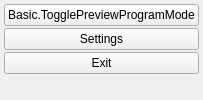
  <widget class="OBSDock" name="controlsDock">
   <property name="features">
    <set>QDockWidget::AllDockWidgetFeatures</set>
   </property>
   <property name="windowTitle">
    <string>Basic.Main.Controls</string>
   </property>
   <attribute name="dockWidgetArea">
    <number>8</number>
   </attribute>
   <widget class="QWidget" name="controlsDockContents">
    <layout class="QVBoxLayout" name="buttonsVLayout">
     <property name="spacing">
      <number>2</number>
     </property>
     <property name="leftMargin">
      <number>4</number>
     </property>
     <property name="topMargin">
      <number>4</number>
     </property>
     <property name="rightMargin">
      <number>4</number>
     </property>
     <property name="bottomMargin">
      <number>4</number>
     </property>
     <item>
      <layout class="QHBoxLayout" name="recordingLayout">
       <property name="spacing">
        <number>2</number>
       </property>
       <property name="leftMargin">
        <number>0</number>
       </property>
       <property name="topMargin">
        <number>0</number>
       </property>
       <property name="rightMargin">
        <number>0</number>
       </property>
       <property name="bottomMargin">
        <number>0</number>
       </property>
      </layout>
     </item>
     <item>
      <widget class="QPushButton" name="modeSwitch">
       <property name="text">
        <string>Basic.TogglePreviewProgramMode</string>
       </property>
       <property name="checkable">
        <bool>true</bool>
       </property>
      </widget>
     </item>
     <item>
      <widget class="QPushButton" name="settingsButton">
       <property name="sizePolicy">
        <sizepolicy hsizetype="Preferred" vsizetype="Fixed">
         <horstretch>0</horstretch>
         <verstretch>0</verstretch>
        </sizepolicy>
       </property>
       <property name="text">
        <string>Settings</string>
       </property>
      </widget>
     </item>
     <item>
      <widget class="QPushButton" name="exitButton">
       <property name="sizePolicy">
        <sizepolicy hsizetype="Preferred" vsizetype="Fixed">
         <horstretch>0</horstretch>
         <verstretch>0</verstretch>
        </sizepolicy>
       </property>
       <property name="text">
        <string>Exit</string>
       </property>
      </widget>
     </item>
     <item>
      <spacer name="expVSpacer">
       <property name="orientation">
        <enum>Qt::Vertical</enum>
       </property>
       <property name="sizeHint" stdset="0">
        <size>
         <width>0</width>
         <height>0</height>
        </size>
       </property>
      </spacer>
     </item>
    </layout>
   </widget>
  </widget>
